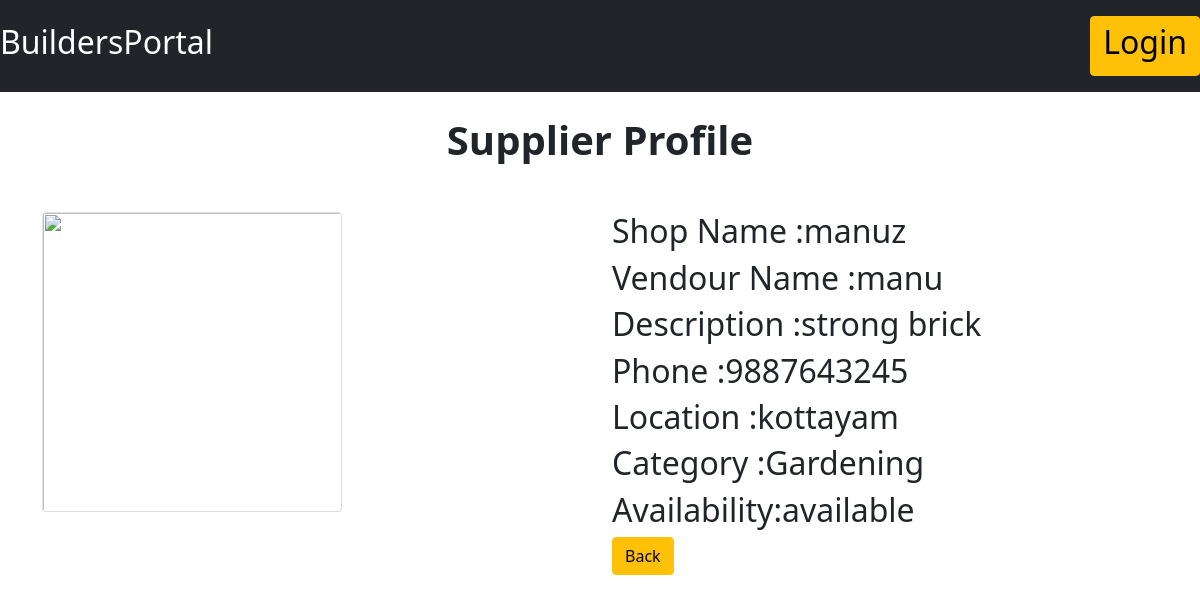
The app's page /register/home/1/ with its own data.
### use/models.py (models this page shows)
class Supplier(models.Model):
        def __str__(self):
             return self.shopname
        def get_filename(instance,filename):
             old_name = filename
             current_time=datetime.now().strftime('%Y%m%d%H;%M:%S')
             filename="%s%s"%(current_time,old_name)
             return os.path.join('uploads/',filename)
        user = models.ForeignKey(User,on_delete=models.CASCADE,default=1)
        image = models.ImageField(upload_to=get_filename,null=True,blank=True)
        shopname = models.CharField(max_length=200)
        vendorname = models.CharField(max_length=200)
        phone     = models.CharField(max_length=200)
        description= models.CharField(max_length=2000)
        location=models.CharField(max_length=200)
        category=models.CharField(max_length=200)
        availability=models.CharField(max_length=200)

### use/views.py (the view)
# urls.py: path('register/home/<int:supplier_id>/',views.detailsupplier,name='detailsupplier'),
def detailsupplier(request,supplier_id):
    supplier = Supplier.objects.get(pk=supplier_id)
    context ={
        'supplier':supplier
    }
    print(context)
    return render(request,'use/supplier_detail.html',context)

### use/templates/use/supplier_detail.html (shortened to what this page needs)
<!DOCTYPE html>
<html lang="en">
<head>
  <link href="https://cdn.jsdelivr.net/npm/bootstrap@5.1.3/dist/css/bootstrap.min.css" rel="stylesheet">
</head>
    <body>
      <nav class="navbar navbar-dark bg-dark">
        <a href="/" class=" navbar-brand link-warning"><h2>BuildersPortal</h2></a>
        <div class="navbar">
            {% if user.is_authenticated %}
            <p class="navbar-text text-white">Hello,&nbsp{{ user.username }}</p>
            &nbsp&nbsp <a href="{% url 'logout' %}" class="btn btn-warning"><h2>Logout</h2></a>
          {% else %}
          <a href="use/login" class="btn btn-warning"><h2>Login</h2></a>
          {% endif %}
        </div>
    </nav>
    <div class="container">
        <div class="row">
          <div class="col-md-12">
            <p class="text-center h1 fw-bold mb-5 mx-1 mx-md-4 mt-4">Supplier Profile</p>
          </div>
            <div class="col-md-6">
                {% if supplier.image%}
                    <img class="card" height="300px" width = "300px" src="{{ supplier.image.url }}"/>
                  {% else %}
                     <img class="card" height="300px" width = "300px" src="https://icons.iconarchive.com/icons/blackvariant/button-ui-system-folders-drives/1024/Users-icon.png"/>
                  {% endif %}
            </div>
            <div class="col-md-6">
                <h2>Shop Name  :{{ supplier.shopname }}</h2>
                <h2>Vendour Name   :{{ supplier.vendorname }}</h2>
                <h2>Description :{{ supplier.description }}</h2>
                <h2>Phone       :{{ supplier.phone }}</h2>
                <h2>Location    :{{ supplier.location }}</h2>
                <h2>Category    :{{ supplier.category }}</h2>
                <h2>Availability:{{ supplier.availability }}</h2>
                <a href="{% url 'supplierhome' %}" class="btn btn-warning">Back</a>
            </div>
        </div>
    </div>
    </body>
</html>

### records on screen
Supplier: shopname "manuz", vendorname "manu", description "strong brick", phone "9887643245", location "kottayam", category "Gardening", availability "available"
